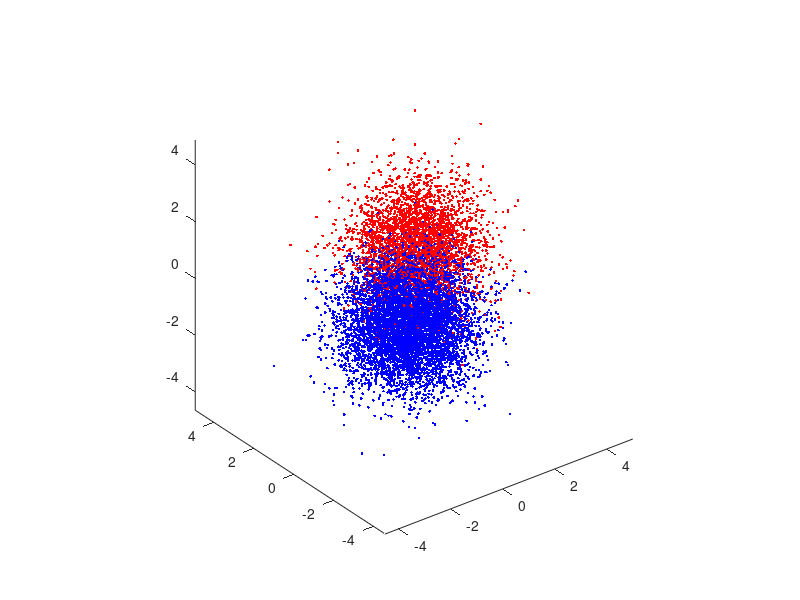
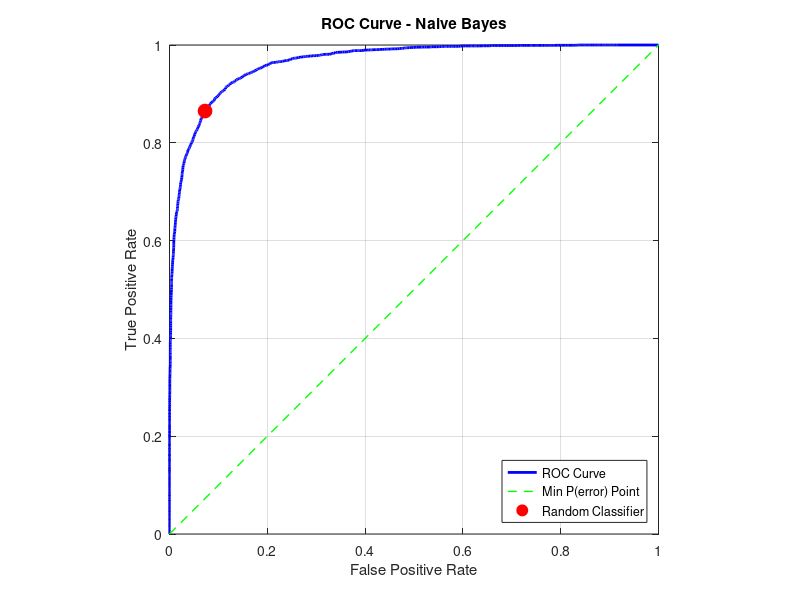

MATLAB code to generate these figures, in order:
% Author: Anthony Yalong
% NUID: 002156860

%% DATA GENERATION
clear all; close all;

% generate data
N = 10000;
p0 = 0.65;
p1 = 0.35;

u = rand(1,N) >= p0;
N0 = length(find(u == 0));
N1 = length(find(u == 1));

% generate class 0 samples
mu0 = [-1/2; -1/2; -1/2];
Sigma0 = eye(3);
r0 = mvnrnd(mu0', Sigma0, N0);

% visualize class 0
figure(1);
plot3(r0(:,1), r0(:,2), r0(:,3), '.b');
hold on; axis equal;

% generate class 1 samples
mu1 = [1; 1; 1];
Sigma1 = eye(3);
r1 = mvnrnd(mu1', Sigma1, N1);

% visualize class 1
figure(1);
plot3(r1(:,1), r1(:,2), r1(:,3), '.r');
hold on; axis equal;

% combine data and labels
X = [r0; r1];
labels = [zeros(N0,1); ones(N1,1)];


%% LIKELIHOOD 
% compute likelihoods
likelihood_0 = mvnpdf(X, mu0', Sigma0);
likelihood_1 = mvnpdf(X, mu1', Sigma1);

% compute likelihood ratios
likelihood_ratios = likelihood_1 ./ likelihood_0;

%% ROC CURVE

% gamma range
gamma_values = [0, logspace(-3, 6, 1000)];
TPR = zeros(length(gamma_values), 1);  % true positive rate
FPR = zeros(length(gamma_values), 1);  % false Positive rate
FNR = zeros(length(gamma_values), 1);  % false Negative rate

for i = 1:length(gamma_values)
    gamma = gamma_values(i);
    
    % decide based on gamma
    decisions = (likelihood_ratios > gamma);
    
    % calculate performance
    TP = sum(decisions == 1 & labels == 1);     % true positives
    FP = sum(decisions == 1 & labels == 0);     % false positives
    TN = sum(decisions == 0 & labels == 0);     % true negatives
    FN = sum(decisions == 0 & labels == 1);     % false negatives
    
    % calculate rates
    TPR(i) = TP / N1;
    FPR(i) = FP / N0;
    FNR(i) = FN / N1;
end

% add endpoints
TPR = [1; TPR; 0];
FPR = [1; FPR; 0];
FNR = [0; FNR; 1];
gamma_values = [0; gamma_values'; inf];

%% MAXIMUM PROBABILITY OF ERROR

% calculate P(error)
P_error = FPR * p0 + FNR * p1;

% minimum error and corresponding threshold
[min_error, min_idx] = min(P_error);
optimal_gamma_empirical = gamma_values(min_idx);
optimal_TPR = TPR(min_idx);
optimal_FPR = FPR(min_idx);

% theoretical optimal threshold
optimal_gamma_theoretical = p0 / p1;

fprintf('Empirical optimal gamma: %.4f\n', optimal_gamma_empirical);
fprintf('Theoretical optimal gamma: %.4f\n', optimal_gamma_theoretical);
fprintf('Minimum probability of error: %.4f\n', min_error);
fprintf('TPR at minimum P(error): %.4f\n', optimal_TPR);
fprintf('FPR at minimum P(error): %.4f\n', optimal_FPR);

%% PLOT ROC

figure(2);
plot(FPR, TPR, 'b-', 'LineWidth', 2); hold on;
plot([0 1], [0 1], 'g--', 'LineWidth', 1); 
plot(optimal_FPR, optimal_TPR, 'ro', 'MarkerSize', 10, 'MarkerFaceColor', 'r');
xlabel('False Positive Rate');
ylabel('True Positive Rate');
title('ROC Curve - Naive Bayes');
legend('ROC Curve', 'Min P(error) Point', 'Random Classifier', 'Location', 'southeast');
grid on; axis square;
xlim([0 1]); ylim([0 1]);